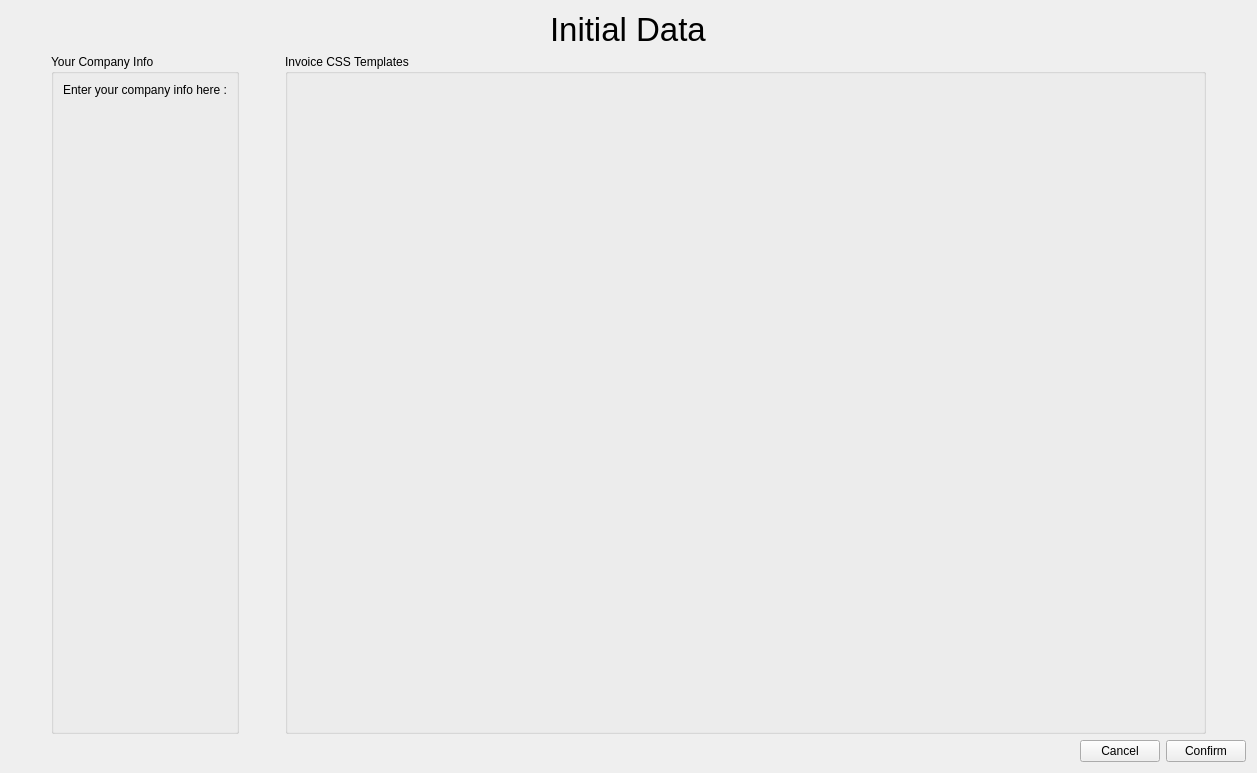
<?xml version="1.0" encoding="UTF-8"?>
<ui version="4.0">
 <class>InitialDataForm</class>
 <widget class="QWidget" name="InitialDataForm">
  <property name="geometry">
   <rect>
    <x>0</x>
    <y>0</y>
    <width>1257</width>
    <height>773</height>
   </rect>
  </property>
  <property name="windowTitle">
   <string>Form</string>
  </property>
  <layout class="QVBoxLayout" name="verticalLayout">
   <item>
    <layout class="QHBoxLayout" name="horizontalLayout_4">
     <item>
      <spacer name="horizontalSpacer_6">
       <property name="orientation">
        <enum>Qt::Horizontal</enum>
       </property>
       <property name="sizeHint" stdset="0">
        <size>
         <width>40</width>
         <height>20</height>
        </size>
       </property>
      </spacer>
     </item>
     <item>
      <widget class="QLabel" name="label_6">
       <property name="font">
        <font>
         <pointsize>25</pointsize>
        </font>
       </property>
       <property name="text">
        <string>Initial Data</string>
       </property>
      </widget>
     </item>
     <item>
      <spacer name="horizontalSpacer_7">
       <property name="orientation">
        <enum>Qt::Horizontal</enum>
       </property>
       <property name="sizeHint" stdset="0">
        <size>
         <width>40</width>
         <height>20</height>
        </size>
       </property>
      </spacer>
     </item>
    </layout>
   </item>
   <item>
    <layout class="QHBoxLayout" name="horizontalLayout_2">
     <item>
      <spacer name="horizontalSpacer_3">
       <property name="orientation">
        <enum>Qt::Horizontal</enum>
       </property>
       <property name="sizeType">
        <enum>QSizePolicy::Fixed</enum>
       </property>
       <property name="sizeHint" stdset="0">
        <size>
         <width>40</width>
         <height>20</height>
        </size>
       </property>
      </spacer>
     </item>
     <item>
      <widget class="QGroupBox" name="groupBox">
       <property name="title">
        <string>Your Company Info</string>
       </property>
       <layout class="QVBoxLayout" name="verticalLayout_2">
        <item>
         <widget class="QLabel" name="messageLabel">
          <property name="text">
           <string>Enter your company info here :</string>
          </property>
         </widget>
        </item>
        <item>
         <widget class="CompanyDetailsWidget" name="addressWidget" native="true"/>
        </item>
        <item>
         <spacer name="verticalSpacer_3">
          <property name="orientation">
           <enum>Qt::Vertical</enum>
          </property>
          <property name="sizeHint" stdset="0">
           <size>
            <width>20</width>
            <height>40</height>
           </size>
          </property>
         </spacer>
        </item>
       </layout>
      </widget>
     </item>
     <item>
      <spacer name="horizontalSpacer_4">
       <property name="orientation">
        <enum>Qt::Horizontal</enum>
       </property>
       <property name="sizeType">
        <enum>QSizePolicy::Fixed</enum>
       </property>
       <property name="sizeHint" stdset="0">
        <size>
         <width>40</width>
         <height>20</height>
        </size>
       </property>
      </spacer>
     </item>
     <item>
      <widget class="QGroupBox" name="groupBox_2">
       <property name="sizePolicy">
        <sizepolicy hsizetype="Expanding" vsizetype="Preferred">
         <horstretch>0</horstretch>
         <verstretch>0</verstretch>
        </sizepolicy>
       </property>
       <property name="title">
        <string>Invoice CSS Templates</string>
       </property>
       <layout class="QVBoxLayout" name="verticalLayout_4">
        <item>
         <widget class="DataHandlerWidget" name="stylesheedsDataWidget" native="true"/>
        </item>
       </layout>
      </widget>
     </item>
     <item>
      <spacer name="horizontalSpacer_9">
       <property name="orientation">
        <enum>Qt::Horizontal</enum>
       </property>
       <property name="sizeType">
        <enum>QSizePolicy::Fixed</enum>
       </property>
       <property name="sizeHint" stdset="0">
        <size>
         <width>40</width>
         <height>20</height>
        </size>
       </property>
      </spacer>
     </item>
    </layout>
   </item>
   <item>
    <layout class="QHBoxLayout" name="horizontalLayout_5">
     <item>
      <spacer name="horizontalSpacer_8">
       <property name="orientation">
        <enum>Qt::Horizontal</enum>
       </property>
       <property name="sizeHint" stdset="0">
        <size>
         <width>40</width>
         <height>20</height>
        </size>
       </property>
      </spacer>
     </item>
     <item>
      <widget class="QPushButton" name="cancelButton">
       <property name="text">
        <string>Cancel</string>
       </property>
      </widget>
     </item>
     <item>
      <widget class="QPushButton" name="confirmButton">
       <property name="text">
        <string>Confirm</string>
       </property>
      </widget>
     </item>
    </layout>
   </item>
  </layout>
 </widget>
 <customwidgets>
  <customwidget>
   <class>DataHandlerWidget</class>
   <extends>QWidget</extends>
   <header>DataHandlerWidget.h</header>
   <container>1</container>
  </customwidget>
  <customwidget>
   <class>CompanyDetailsWidget</class>
   <extends>QWidget</extends>
   <header>CompanyDetailsWidget.h</header>
   <container>1</container>
  </customwidget>
 </customwidgets>
 <resources/>
 <connections/>
</ui>
